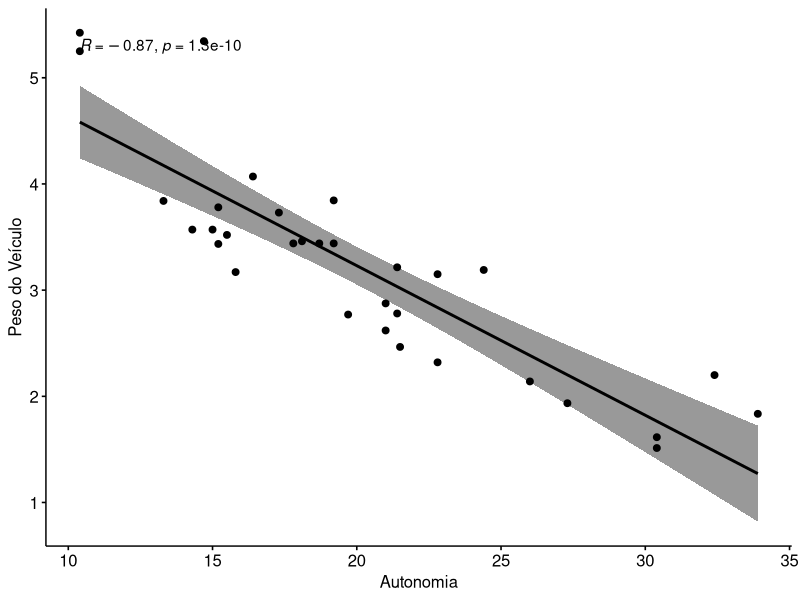

The R source for this figure:
# Covariância e Coeficiente de Correlação

##### Covariância #####

# A covariância entre duas variáveis (X, Y) é uma medida de variabilidade conjunta dessas duas variáveis aleatórias. 
# Quando a covariâncias entre essas variáveis é positiva os dados apresentam tendência positiva na dispersão. 
# Quando o valor da covariância é negativo, o comportamento é análogo, no entanto, os dados apresentam tendências negativas. 

# Covariância é uma medida de como as alterações em uma variável estão associadas a mudanças em uma segunda variável. 
# Especificamente, a covariância mede o grau em que duas variáveis estão linearmente associadas. 
# No entanto, também é frequentemente usado informalmente como uma medida geral de como duas variáveis são 
# monotonicamente relacionadas.


##### Coeficiente de Correlação #####

# Correlação é uma versão em escala de covariância que assume valores em [−1,1] 
# com uma correlação de ± 1 indicando associação linear perfeita e 0 indicando nenhuma relação linear. 
# Esse escalonamento torna a correlação invariante às mudanças na escala das variáveis originais 
# A constante de escala é o produto dos desvios padrão das duas variáveis.

# Portanto, o Coeficiente de Correlação p mede o grau de correlação entre duas variáveis.

# Para p = 1, tem-se uma correlação perfeita entre as duas variáveis. 
# Se p = - 1, há uma correlação perfeita entre as variáveis, no entanto, essa correlação é negativa. 
# Caso p = 0, as duas variáveis não dependem linearmente uma da outra.

# Para p = -1 indica uma forte correlação negativa: isso significa que toda vez que x aumenta, y diminui 
# Para p = 0 significa que não há associação entre as duas variáveis (x e y) 
# Para p = 1 indica uma forte correlação positiva: isso significa que y aumenta com x 

# Exemplo: Analisar a covariância e correlação entre as variáveis milhas/galão e peso do veículo no dataset mtcars.

my_data <- mtcars
View(my_data)


install.packages("ggpubr")
library("ggpubr")

ggscatter(my_data, x = "mpg", y = "wt", 
          add = "reg.line", conf.int = TRUE, 
          cor.coef = TRUE, cor.method = "pearson",
          xlab = "Autonomia", ylab = "Peso do Veículo")

# Definindo x e y
x = my_data$mpg
y = my_data$wt

# Covariância
?cov
cov(x, y)

# Correlação
?cor
cor(x, y)





